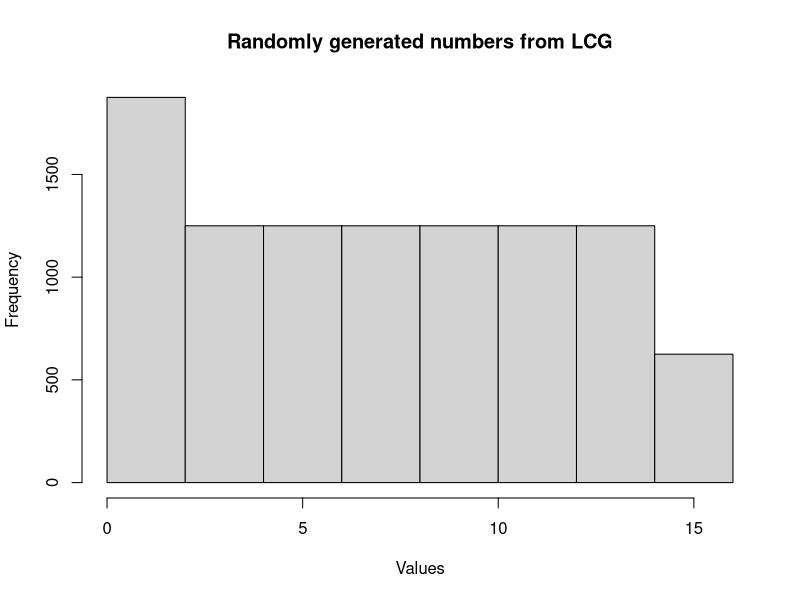
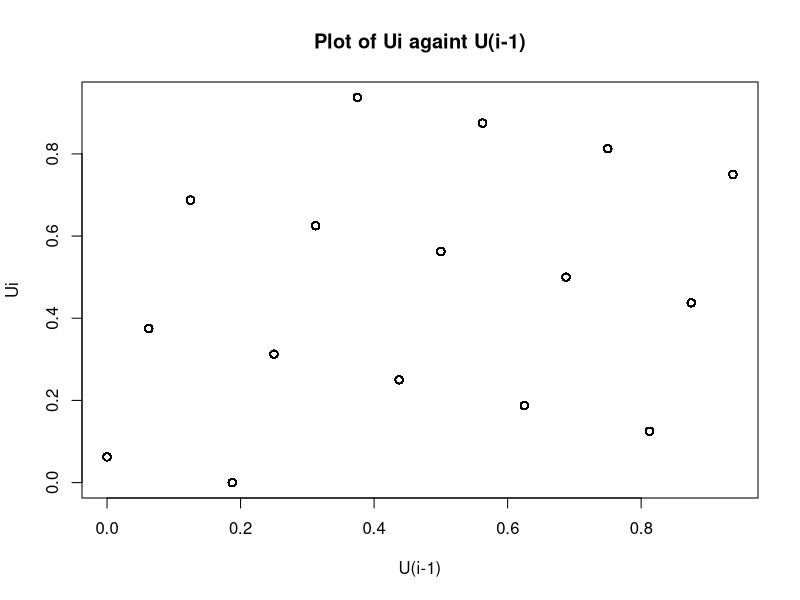
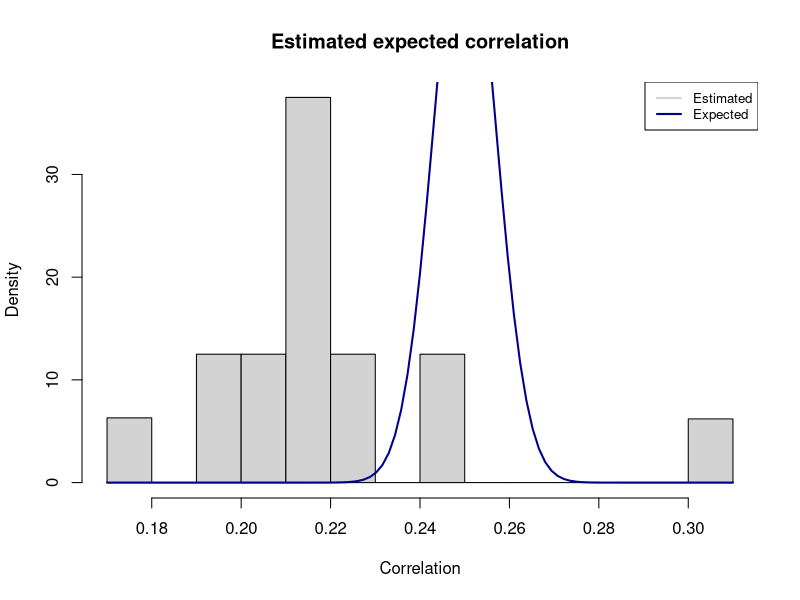

Generate these figures, in order, with R:
### Exercise 1

# 1. Implement LCG (linear congruential generator)
 
lcg <- function(a,c,M,x0,n){
  u <- vector(length=n)
  x <- vector(length=n)
  u[1] <- x0/M
  x[1] <- x0
  for(i in 2:n){
    x[i] <- (a*x[i-1] + c) %% M
    u[i] <- x[i]/M
  }
  #return(c(x,u))
  return(list(x=x, u=u))
}

"a. Generate 10.000 (pseudo-) random numbers and present these numbers in a 
histogramme (e.g. 10 classes)."
a <- 5
c <- 1
M <- 16
x0 <- 3
n <- 10000

x <- lcg(a,c,M,x0,n)$x
u <- lcg(a,c,M,x0,n)$u

r1 <- lcg(a=129,c=26461,M=64499,x0=30,n=10000)$u
r2 <-lcg(a=5,c=1,M=16,x0=3,n=10000)$u

par(mfrow=c(1,1))
hist(x, breaks=10, main="Randomly generated numbers from LCG", xlab="Values", ylab="Frequency")

"b. Evaluate the quality of the generator by graphical
descriptive statistics (histogrammes, scatter plots) and
statistical tests - χ2,Kolmogorov-Smirnov, run-tests, and
correlation test. "

# Scatter plot
plot(u[-n],u[-1], main="Plot of Ui againt U(i-1)", xlab="U(i-1)", ylab="Ui")

############ chi^2 test ##########
chi_test_statistic <- function(data, n_classes){
  n_observed <- table(data)
  n_expected <- length(data) / n_classes
  T = sum((n_observed-n_expected)**2/n_expected)
  return(T)
}

chi_test <- function(u, df, n_classes){
  test_stat = chi_test_statistic(u, n_classes)
  p_val <- 1 - pchisq(test_stat, df)
  return(p_val)
}

n_classes = 100 # max 2000
m = 0 # number of estimated parameters
df = n_classes - 1 - m

chi_test(u,df,n_classes)

######## Kolmogorov-Smirnov test ####
ks_ecdf <- function(u){
  n <- length(u)
  u_sorted <- sort(u)
  
  ecdf <- rep(0,n)
  for(i in 1:n){
    ecdf[i] <- sum(u_sorted<=u[i]) / n
  }
  return(ecdf)
}


# make function for ks_test
ks_test <- function(u){
  n <- length(u)
  
  F <- (1:n) / n
  Fn <- ks_ecdf(u)
  
  Dn <- max(abs(Fn - F))
  
  k <- 1:n
  p_val <- 1 - 2 * sum((-1)^(k-1) * exp(-2*k^2*Dn^2))
  return(p_val)
}

ks_test(u)

###### Run-tests #####

## 1. Wald-Wolfowitz run test
runtest_wald_wolf <- function(u){
  med <- median(u)
  n1 <- sum(u>med)
  n2 <- sum(u<=med)
  
  mu <- 2 * (n1*n2) / (n1+n2) + 1
  var <- 2 * (n1*n2*(2*n1*n2-n1-n2)) / ((n1+n2)^2*(n1+n2-1))
  
  runs_above = rle(u>med)
  runs_below = rle(u<=med)
  
  Ra = sum(runs_above$values & runs_above$lengths > 0)
  Rb = sum(runs_below$values & runs_below$lengths > 0)
  
  T = Ra + Rb
  
  return ((1 - pnorm(abs(T), mean=mu, sd=sqrt(var)) ))
}

runtest_wald_wolf(u)

## 2. Up/Down test
runtest_up_down <- function(u){
  n <- length(u)
  runs = rle(u[1:(n-1)]<u[2:n])
  R = matrix(
    c(sum(runs$values & runs$lengths == 1),
    sum(runs$values & runs$lengths == 2),
    sum(runs$values & runs$lengths == 3),
    sum(runs$values & runs$lengths == 4),
    sum(runs$values & runs$lengths == 5),
    sum(runs$values & runs$lengths >= 6)),
    nrow=6, ncol=1)
  
  A <- matrix(
    c(4529.4, 9044.9, 13568, 18091, 22615, 27892,
         9044.9, 18097, 27139, 36187, 45234, 55789,
         13568, 27139, 40721, 54281, 67852, 83685,
         18091, 36187, 54281, 72414, 90470, 111580,
         22615, 45234, 67852, 90470, 113262, 139476,
         27982, 55789, 83685, 111580, 139476, 172860),
    nrow=6, ncol=6)
  B <- matrix(
    c(1/6, 5/24, 11/120, 19/720, 29/5040, 1/840),
    nrow=6, ncol=1)
  
  Z <- 1/(n-6) * t(R-n*B) %*% A %*% (R-n*B)
  p_val <- 1 - pchisq(Z, 6)
  
  return(p_val)
  
}
runtest_up_down(u)


## 3. Up and Down test
runtest_up_down2 <- function(u){
  n <- length(u)
  runs = rle(u[1:(n-1)]<u[2:n])
  x = sum(runs$values & runs$lengths > 0)
  
  z = (x-((2*n-1)/3))/(sqrt(16*n-29)/90)
  return ((1 - pnorm(abs(z), mean=0, sd=1) ))
}


## Correlation test
cor_test <- function(u,lags){
  c <- vector()
  n <- length(u)
  
  for(h in 1:floor(n/lags)){
    sum_term <- 0
    for(i in 1:(n-h)){
      sum_term <- sum_term + u[i]*u[i+h]
    }
    c[h] <- 1/(n-h) * sum_term
  }
  
  x <- seq(min(c), max(c), length=length(c))
  y <- dnorm(x, mean=0.25, sd=sqrt(7/(144*n)))
  
  hist(c, breaks=10, probability=TRUE, col="lightgray", main="Estimated expected correlation", xlab="Correlation")
  curve(dnorm(x, mean=0.25, sd=7/(144*7)), col="darkblue", lwd=2, add=TRUE)
  legend("topright", legend=c("Estimated", "Expected"), col=c("lightgray","darkblue"), lwd=2, cex=.8)
}

cor_test(r2,10)


